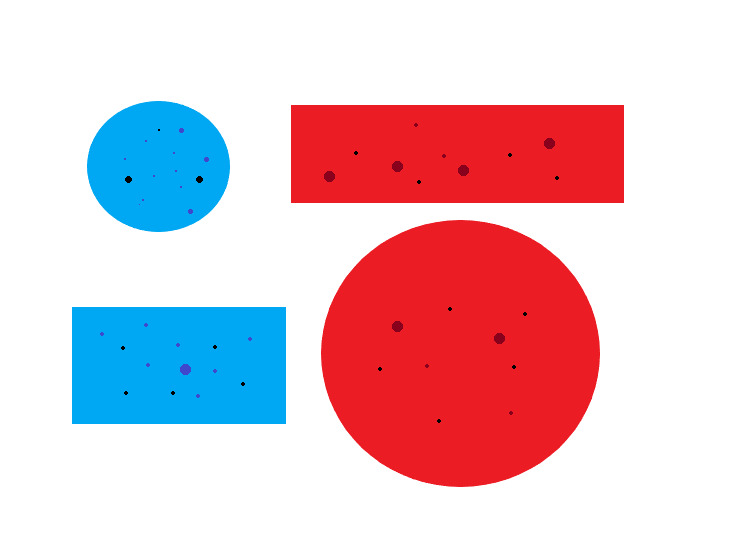
#> input picture input/2.jpg, 740 x 549 px, given in place of 1.jpg, which was not available
$ python niblack.py   (older library calls are emulated)
#> lines starting #> are read from the running program, lines starting #| are printed output that depends on the picture; after the words box and inside, x2 and y2 are one past the last pixel; in counts of white or black regions, pixels touching at a corner belong together; pictures that were not available may be replaced by others from this repository, and a replacement may not be noted
import cv2
import numpy as np
import matplotlib.pyplot as plt
import os


def niblack_threshold(image, k, window_size):
    # Convert the image to float32 for precision
    image = image.astype(np.float32)

    # Calculate the local mean (mean filter)
    mean = cv2.boxFilter(image, cv2.CV_32F, window_size)

    # Calculate the local variance and then standard deviation
    sqr_mean = cv2.sqrBoxFilter(image, cv2.CV_32F, window_size)
    variance = sqr_mean - mean**2
    stddev = np.sqrt(variance)

    # Calculate the Niblack threshold
    threshold = mean + k * stddev

    # Apply the threshold to binarize the image
    binary_image = (image > threshold).astype(np.uint8) * 255

    return binary_image


def import_image(image_name):
    image_path = os.path.join(os.getcwd(), "input", image_name)
    image = cv2.imread(image_path)
    return image


def resize(image, ratio):
    width = int(image.shape[1] * ratio)
    height = int(image.shape[0] * ratio)
    resized_image = cv2.resize(image, (width, height), interpolation=cv2.INTER_AREA)
    return resized_image


def plot_gray(image, title):
    plt.figure(figsize=(16, 10))
    plt.imshow(image, cmap="Greys_r")
    plt.title(title)
    plt.axis("off")


def plot_rgb(image, title):
    plt.figure(figsize=(16, 10))
    plt.imshow(cv2.cvtColor(image, cv2.COLOR_BGR2RGB))
    plt.title(title)
    plt.axis("off")


def niblack_segment(
    image_name,
    resize_ratio,
    blurring_kernel_size,
    niblack_k,
    niblack_window_size,
    morph_type,
    morph_kernel_size,
    morph_iterations,
    retrieval_mode,
):

    # Import image
    image = import_image(image_name)

    # Resize image
    image = resize(image, resize_ratio)
    # plot_rgb(image, "Original Image")

    # Convert image to grayscale
    gray = cv2.cvtColor(image, cv2.COLOR_BGR2GRAY)
    # plot_gray(gray, "Grayscale Image")

    # Apply Gaussian blur for better binarization
    blurred = cv2.GaussianBlur(gray, blurring_kernel_size, 0)
    # plot_gray(blurred, "Blurred Image")

    # Apply Niblack binarization
    thresh = niblack_threshold(
        image=blurred, k=niblack_k, window_size=niblack_window_size
    )
    # plot_gray(thresh, "Binarized Image")

    # Reduce noise with morphological transformations
    morphed = cv2.morphologyEx(
        thresh,
        morph_type,
        kernel=np.ones(morph_kernel_size, np.uint8),
        iterations=morph_iterations,
    )
    # plot_gray(morphed, "Morphed Image")

    # Detect all contours in Canny-edged image
    contours, _ = cv2.findContours(morphed, retrieval_mode, cv2.CHAIN_APPROX_SIMPLE)
    image_with_contours = cv2.drawContours(image.copy(), contours, -1, (0, 255, 0), 1)
    # plot_rgb(image_with_contours, "Segmented Image")

    colored_segments = color_segments(image, contours)
    # plot_rgb(colored_segments, "Segments")

    # plt.show()
    return thresh, morphed, colored_segments, image_with_contours


def color_segments(image, contours):
    colored_segments = np.zeros((image.shape[0], image.shape[1], 3), dtype=np.uint8)
    colors = plt.get_cmap("hsv", len(contours))

    for i, contour in enumerate(contours):
        color = tuple(
            int(c * 255) for c in colors(i)[:3]
        )  # Convert colormap to BGR tuple
        cv2.drawContours(colored_segments, [contour], -1, color, cv2.FILLED)
    return colored_segments


def update_image(x):
    window_name = "Niblack Controller"

    thresh, morphed, colored_segments, image_with_contours = niblack_segment(
        image_name=str(get_value("Image", window_name)) + ".jpg",
        resize_ratio=get_value("Resize(%)", window_name),
        blurring_kernel_size=get_kernel_size("Blur KS", window_name),
        niblack_k=get_value("NB k (%)", window_name),
        niblack_window_size=get_kernel_size("NB KS", window_name),
        morph_type=get_type("Open/Close", window_name),
        morph_kernel_size=get_kernel_size("Morph KS", window_name),
        morph_iterations=get_value("Morph Ite", window_name),
        retrieval_mode=get_type("Retr Mode", window_name),
    )

    cv2.imshow("Niblack Binarization", thresh)
    cv2.imshow("Morphological Transformations", morphed)
    cv2.imshow("Segments", colored_segments)
    cv2.imshow("Image Segmentation", image_with_contours)


def get_value(trackbar_name, window_name):
    value = cv2.getTrackbarPos(trackbar_name, window_name)
    if trackbar_name in ["Resize(%)", "NB k (%)"]:
        value = value / 100
    return value


def get_kernel_size(trackbar_name, window_name):
    kernel_size = cv2.getTrackbarPos(trackbar_name, window_name)
    if kernel_size % 2 == 0:  # Kernel size must be odd
        kernel_size += 1
        cv2.setTrackbarPos(trackbar_name, window_name, kernel_size)
    return (kernel_size, kernel_size)


def get_type(trackbar_name, window_name):
    type = cv2.getTrackbarPos(trackbar_name, window_name)
    if trackbar_name == "Open/Close":
        return cv2.MORPH_OPEN if type == 0 else cv2.MORPH_CLOSE
    elif trackbar_name == "Retr Mode":
        return cv2.RETR_EXTERNAL if type == 0 else cv2.RETR_TREE


def create_trackbar_window(number_of_images, kernel_size_limit, iteration_limit):
#> called with number_of_images = 3, kernel_size_limit = 17, iteration_limit = 40
    window_name = "Niblack Controller"
    cv2.namedWindow(window_name)
    cv2.resizeWindow(window_name, 1000, 340)

    cv2.createTrackbar("Image", window_name, 1, number_of_images, update_image)
    cv2.setTrackbarMin("Image", window_name, 1)

    cv2.createTrackbar("Resize(%)", window_name, 25, 100, update_image)
    cv2.setTrackbarMin("Resize(%)", window_name, 1)

    cv2.createTrackbar("Blur KS", window_name, 3, kernel_size_limit, update_image)
    cv2.setTrackbarMin("Blur KS", window_name, 3)

    cv2.createTrackbar("NB k (%)", window_name, 20, 100, update_image)
    cv2.setTrackbarMin("NB k (%)", window_name, -100)

    cv2.createTrackbar("NB KS", window_name, 3, kernel_size_limit, update_image)
    cv2.setTrackbarMin("NB KS", window_name, 3)

    cv2.createTrackbar("Open/Close", window_name, 0, 1, update_image)
#> slider 'Open/Close' is set to 1

    cv2.createTrackbar("Morph KS", window_name, 3, kernel_size_limit, update_image)
    cv2.setTrackbarMin("Morph KS", window_name, 3)

    cv2.createTrackbar("Morph Ite", window_name, 1, iteration_limit, update_image)
    cv2.setTrackbarMin("Morph Ite", window_name, 1)

    cv2.createTrackbar("Retr Mode", window_name, 0, 1, update_image)
#> slider 'Retr Mode' is set to 1


if __name__ == "__main__":

    # [17 lines of commented-out code are left out]

    input_images = os.listdir(os.path.join(os.getcwd(), "input"))
    jpg_files = [file for file in input_images if file.lower().endswith((".jpg"))]
    create_trackbar_window(
        number_of_images=len(jpg_files), kernel_size_limit=17, iteration_limit=40
    )
    while True:
        update_image(0)
#> in import_image, image is the input picture: shape (549, 740, 3); mean B, G, R 204.6, 195.4, 225.4
#> in niblack_segment, `blurred = cv2.GaussianBlur(gray, blurring_kernel_size, 0)`:
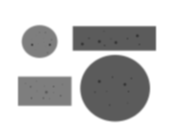
#> blurred: shape (137, 185); min 55, max 255, mean 205.4
#> in niblack_threshold, `sqr_mean = cv2.sqrBoxFilter(image, cv2.CV_32F, window_size)`:
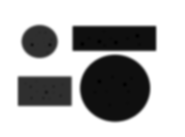
#> sqr_mean: shape (137, 185) float32; min 4662, max 65025, mean 47181.9; drawn with min black and max white
#> in niblack_threshold, `stddev = np.sqrt(variance)`:
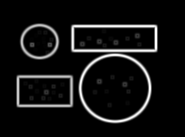
#> stddev: shape (137, 185) float32; min 0, max 51.53, mean 3.7; drawn with min black and max white
#> in niblack_threshold, `binary_image = (image > threshold).astype(np.uint8) * 255`:
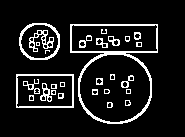
#> binary_image: shape (137, 185); 10.5% white in thin lines or dots, all inside (x1, y1, x2, y2) = (16, 23, 158, 124)
#> in niblack_segment, `morphed = cv2.morphologyEx( thresh, morph_type, kernel=np.ones(morph_k..`:
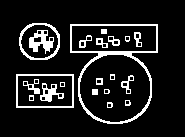
#> morphed: shape (137, 185); 11.5% white in thin lines or dots, all inside (x1, y1, x2, y2) = (16, 23, 158, 124)
#> in niblack_segment, `contours, _ = cv2.findContours(morphed, retrieval_mode, cv2.CHAIN_APPR..`: contours = 56 contours, 33 with area under 20; largest, box (x1, y1, x2, y2) and area: (70, 24, 158, 124) 6702, (79, 54, 151, 123) 3828, (71, 25, 157, 52) 2208, (16, 74, 74, 108) 1881, (17, 75, 73, 107) 1703
#> in niblack_segment, `image_with_contours = cv2.drawContours(image.copy(), contours, -1, (0,..`:
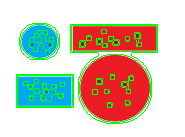
#> image_with_contours: shape (137, 185, 3); mean B, G, R 186.5, 201.1, 207.3
#> the loop in color_segments, `for i, contour in enumerate(contours):` made 56 passes
#> color on passes 2, 4, 5, 6, 7, 8, 9, 10, 12, 13, 14, 15: (255, 27, 0), (255, 82, 0), (255, 109, 0), (255, 136, 0), (255, 164, 0), (255, 191, 0), (255, 219, 0), (252, 243, 0), (208, 255, 0), (181, 255, 0), (154, 255, 0), (126, 255, 0)
#> (contour, color) on passes 1, 3, 11, 25, 26, 32: ([[16, 74], [16, 107], [73, 107], [73, 74]], (255, 0, 0)), ([[29, 95], [29, 100], [33, 100], [33, 95]], (255, 54, 0)), ([[60, 82], [60, 86], [64, 86], [64, 82]], (236, 255, 0)), ([[92, 89], [92, 94], [97, 94], [97, 89]], (0, 255, 147)), ([[96, 78], [96, 84], [102, 84], [102, 78]], (0, 255, 174)), ([[110, 74], [110, 79], [114, 79], [114, 74]], (0, 171, 255))
#> after the loop in color_segments, `for i, contour in enumerate(contours):`:
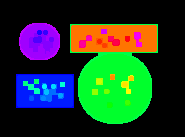
#> colored_segments: shape (137, 185, 3); mean of channels 0, 1, 2 42.1, 59.3, 33; drawn as B, G, R
        cv2.waitKey(1)
